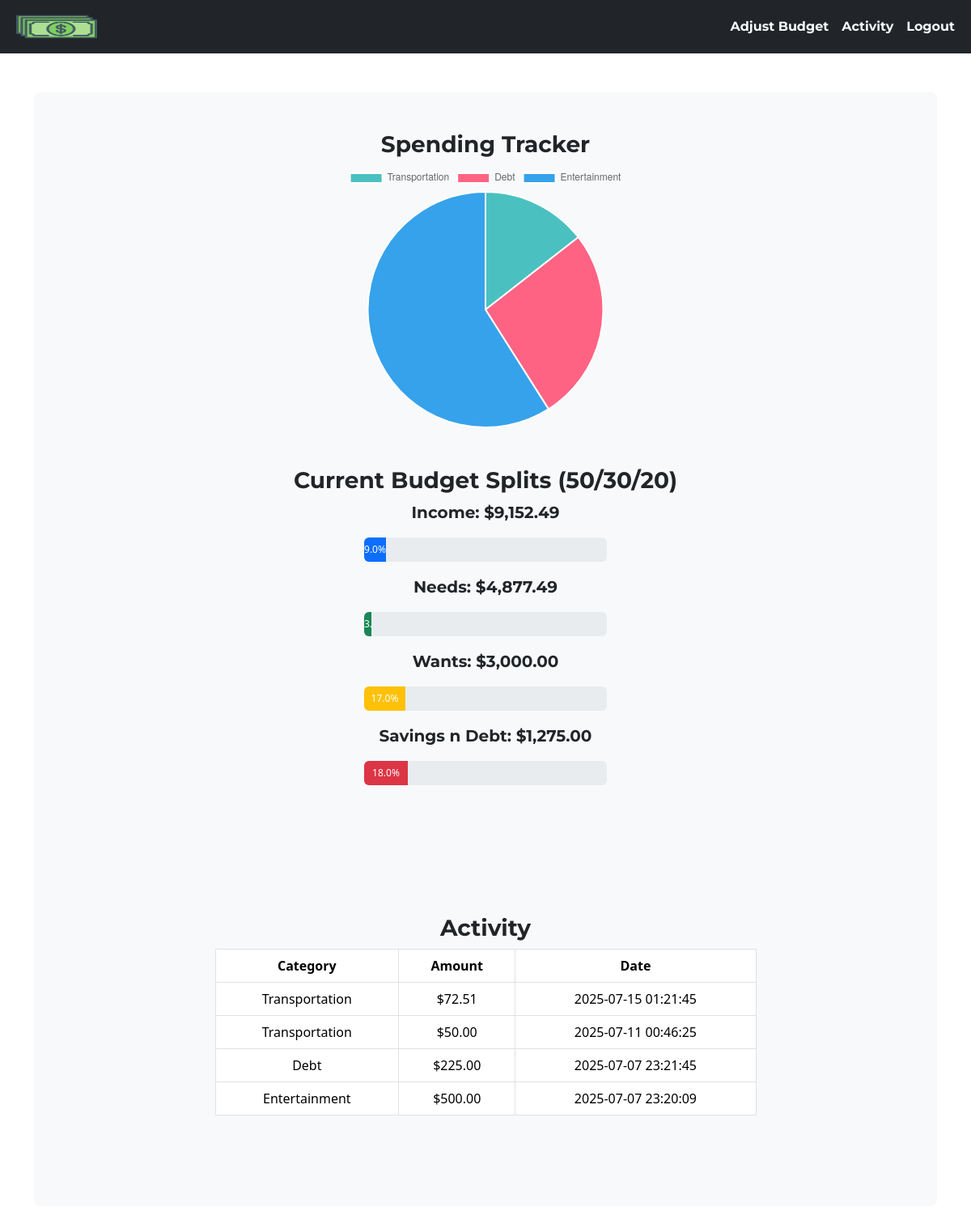
Screenshot of / (signed in) with the database file from the repository.
### tables this page shows
CREATE TABLE Activity (
    activity_id INTEGER PRIMARY KEY AUTOINCREMENT,
    user_id INTEGER,
    amount NUMERIC,
    category TEXT,
    date DATETIME,
    FOREIGN KEY(user_id) REFERENCES Users(id)
);

### app.py (the view)
@app.route("/")
@login_required
def index(): # personal finance dashboard
    row = db.execute("SELECT * FROM Budgets WHERE user_id = ?", session["user_id"])
    wants = row[0]["entertainment"] + row[0]["other"]
    needs = row[0]["bills"] + row[0]["transportation"] + row[0]["auto_budget"]
    savings = row[0]["saving"] + row[0]["debt"]
    income = row[0]["auto_budget"] + row[0]["entertainment"] + row[0]["bills"] + row[0]["saving"] + row[0]["debt"] + row[0]["transportation"] + row[0]["other"]
    activities = db.execute("SELECT amount, category, date FROM Activity WHERE user_id = ? ORDER BY date DESC", session["user_id"])
    categories = {}
    labels = []
    data = []
    needs_total, wants_total, savings_total = 0, 0, 0
    for activity in activities:
        if activity['category'] not in categories:
            labels.append(activity['category'])
            categories[activity['category']] = activity['amount']
        else:
            categories[activity['category']] += activity['amount']
        if activity['category'] == 'Transportation' or activity['category'] == 'Bills' or activity['category'] == 'Auto Budget':
            needs_total += activity['amount']
        elif activity['category'] == 'Entertainment' or activity['category'] == 'Other':
            wants_total += activity['amount']
        elif activity['category'] == 'Saving' or activity['category'] == 'Debt':
            savings_total += activity['amount']
    for value in categories.values():
        data.append(value)
    total = sum(data)
    return render_template("index.html", labels=labels, data=data, income=income, wants=wants, needs=needs, savings=savings, activities=activities, usd=usd, total=total, needs_total=needs_total, wants_total=wants_total, savings_total=savings_total)

### app.py (called while the page is built)
@app.after_request
def after_request(response):
    response.headers["Cache-Control"] = "no-cache, no-store, must-revalidate"
    response.headers["Expires"] = 0
    response.headers["Pragma"] = "no-cache"
    return response

### helpers.py (called while the page is built)
def usd(value):
    if value is None:
        return "$0.00"
    try:
        if isinstance(value, str):
            value = value.replace('$', '').replace(',', '')
        value = float(value)
    except (ValueError, TypeError):
        return "$0.00"
    return f"${value:,.2f}"

def login_required(f):
    @wraps(f)
    def decorated_function(*args, **kwargs):
        if session.get("user_id") is None:
            return redirect("/login")
        return f(*args, **kwargs)
    return decorated_function

### templates/index.html (shortened to what this page needs)
{% extends "layout.html" %}
{% block main %}
<div class="d-flex flex-row align-items-start justify-content-center gap-5 bg-light rounded-3 flex-wrap p-5">
    <div>
        <h3>Spending Tracker</h3>
        {% if activities %}
        <canvas id="userChart" style="width:650px"></canvas>
        <script>
            var ctx = document.getElementById("userChart").getContext("2d"); // returns drawing context of canvas
            const backgroundColors = [
                "#4BC0C0",   // Auto Budget
                "#FF6384",   // Entertainment
                "#36A2EB",   // Bills
                "#FFCE56",   // Saving
                "#9966FF",   // Debt
                "#FF9F40",   // Transportation
                "#C9CBCF"    // Other
            ];
            // labels and data
            const labels = JSON.parse('{{ labels | tojson | safe }}');
            const data = JSON.parse('{{ data | tojson | safe }}');
            const pieChart = new Chart(ctx,{
                type: "pie",
                data : {
                    labels: labels,
                    datasets: [{
                        backgroundColor: backgroundColors,
                        data: data
                    }]
                },
                options: [{
                    display: true,
                    text: "Spending Activity"
                }]
            })
        </script>
        {% else %}
        <p>No activity data found.</p>
        {% endif %}
    </div>
    <div>
        <h3>Current Budget Splits (50/30/20)</h3>
        <div class="d-flex flex-column align-items-center justify-content-center">
            <p class="text-dark fw-bold fs-5">Income: {{usd(income)}}</p>
            <div class="progress mb-3" style="height: 30px; width: 300px;">
            <div class="progress-bar bg-primary" role="progressbar" style="width: {% if total > 0 %} {{(total/income * 100) | round()}}% {% else %} 0% {% endif %}" aria-valuenow="{{(total/income * 100) | round()}}" aria-valuemin="0" aria-valuemax="100">
                {% if total > 0 %} {{(total/income * 100) | round()}}% {% else %} 0% {% endif %}
            </div>
        </div>
        <div class="d-flex flex-column align-items-center justify-content-center">
            <p class="text-dark fw-bold fs-5">Needs: {{usd(needs)}}</p>
            <div class="progress mb-3" style="height: 30px; width: 300px;">
                <div class="progress-bar bg-success" role="progressbar" style="width: {% if needs_total > 0 %} {{(needs_total / needs * 100) | round()}}% {% else %} 0% {% endif %}" aria-valuenow="{{(needs_total / needs * 100) | round()}}" aria-valuemin="0" aria-valuemax="100">
                    {% if needs_total > 0 %} {{(needs_total / needs * 100) | round()}}% {% else %} 0% {% endif %}
                </div>
            </div>
            <p class="text-dark fw-bold fs-5">Wants: {{usd(wants)}}</p>
            <div class="progress mb-3" style="height: 30px; width: 300px;">
                <div class="progress-bar bg-warning" role="progressbar" style="width: {% if wants_total > 0 %} {{(wants_total / wants * 100) | round()}}% {% else %} 0% {% endif %}" aria-valuenow="{{(wants_total / wants * 100) | round()}}" aria-valuemin="0" aria-valuemax="100">
                    {% if wants_total > 0 %} {{(wants_total / wants * 100) | round()}}% {% else %} 0% {% endif %}
                </div>
            </div>
            <p class="text-dark fw-bold fs-5">Savings n Debt: {{usd(savings)}}</p>
            <div class="progress mb-3" style="height: 30px; width: 300px;">
                <div class="progress-bar bg-danger" role="progressbar" style="width: {% if savings_total > 0 %} {{(savings_total / savings * 100) | round()}}% {% else %} 0% {% endif %}" aria-valuenow="{{(savings_total / savings * 100) | round()}}" aria-valuemin="0" aria-valuemax="100">
                    {% if savings_total > 0 %} {{(savings_total / savings * 100) | round()}}% {% else %} 0% {% endif %}
                </div>
            </div>
        </div>
    </div>
</div>
<div class="container d-flex flex-row justify-content-center align-items-center text-center mx-auto w-75 bg-light p-5 gap-2 rounded-3 mt-5">
    <div class="w-100">
        <h3 class="text-dark">Activity</h3>
    {% if not activities %}
        <p>Go to our activity page to track your spendings and earnings!</p>
    {% else %}
        <table class="table table-bordered w-100">
            <thead>
                <tr scope="col">
                    <th>Category</th>
                    <th>Amount</th>
                    <th>Date</th>
                </tr>
            </thead>
            <tbody>
            {% for activity in activities %}
                <tr>
                    <td>{{activity.category}}</td>
                    <td>{{usd(activity.amount)}}</td>
                    <td>{{activity.date}}</td>
                </tr>
            {% endfor %}
            </tbody>
        </table>
     {% endif %}
    </div>
</div>
{% endblock %}

### templates/layout.html (shortened to what this page needs)
<!DOCTYPE html>
<html lang="en">
    <head>
        <link href="https://cdn.jsdelivr.net/npm/bootstrap@5.3.3/dist/css/bootstrap.min.css" rel="stylesheet">
        <link href="/static/styles.css" rel="stylesheet">
    </head>
    <body>
        <nav class="navbar navbar-expand-lg navbar-dark bg-dark text-light px-2">
            <div class="container-fluid d-flex">
                <a href="/" class="me-4"><img src="/static/money_logo.jpg" alt="Monthly Spending Tracker" style="width: 100px; height: 50px;"/></a>
                <div class="d-flex gap-3 justify-content-end align-items-center">
        {% if session["user_id"] %}
                    <a class="fw-bold text-decoration-none text-light" href="/budget">Adjust Budget</a>
                    <a class="fw-bold text-decoration-none text-light" href="/activity">Activity</a>
                    <a class="fw-bold text-decoration-none text-light" href="/logout">Logout</a>
        {% else %}
                    <a class="fw-bold text-decoration-none text-light" href="/register">Register</a>
        {% endif %}
                </div>
            </div>
        </nav>
        <main class="container py-5 text-center">
            {% block main %}{% endblock %}
        </main>
    </body>
</html>

### static/styles.css (style rules this page uses)
a, p, label { font-family: 'Montserrat', sans-serif; color: white; }
h1, h2, h3 { font-weight: bold; font-family: 'Montserrat', sans-serif; }

### rows the page displays
Activity: category "Transportation", amount "$72.51", date "2025-07-15 01:21:45"
Activity: category "Transportation", amount "$50.00", date "2025-07-11 00:46:25"
Activity: category "Debt", amount "$225.00", date "2025-07-07 23:21:45"
Activity: category "Entertainment", amount "$500.00", date "2025-07-07 23:20:09"

### other values shown
{{ usd(income) }} "$9,152.49"
{{ (total/income * 100) | round() }} "9.0"
{{ usd(needs) }} "$4,877.49"
{{ usd(wants) }} "$3,000.00"
{{ (wants_total / wants * 100) | round() }} "17.0"
{{ usd(savings) }} "$1,275.00"
{{ (savings_total / savings * 100) | round() }} "18.0"
chart data {{ labels | tojson | safe }} ["Transportation", "Debt", "Entertainment"]
chart data {{ data | tojson | safe }} [122.51, 225, 500]
